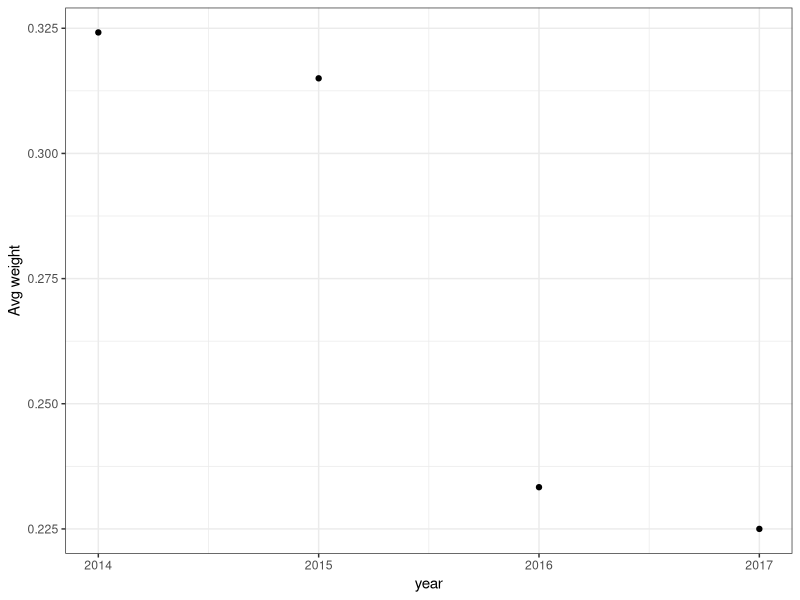
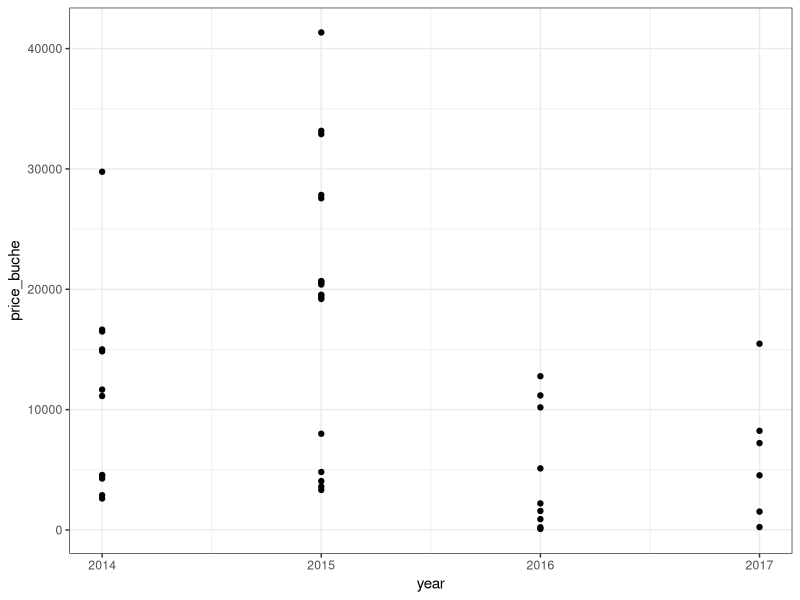
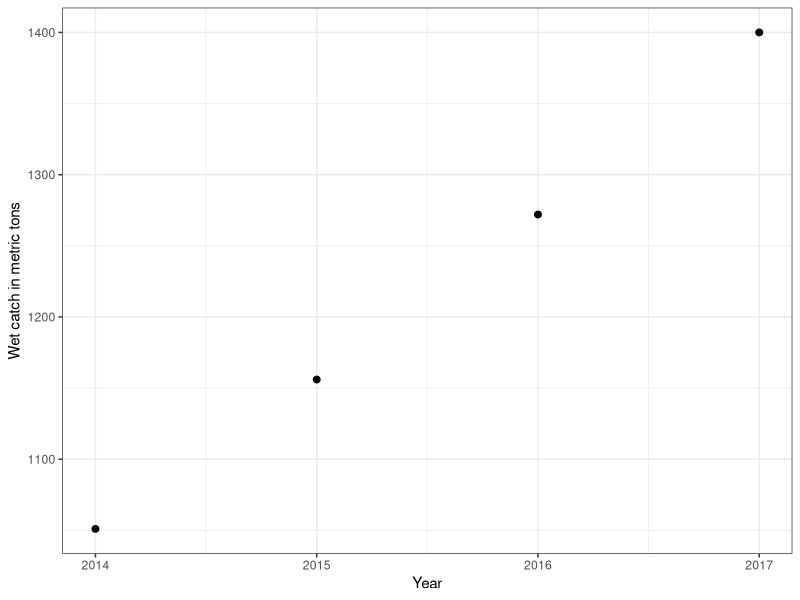
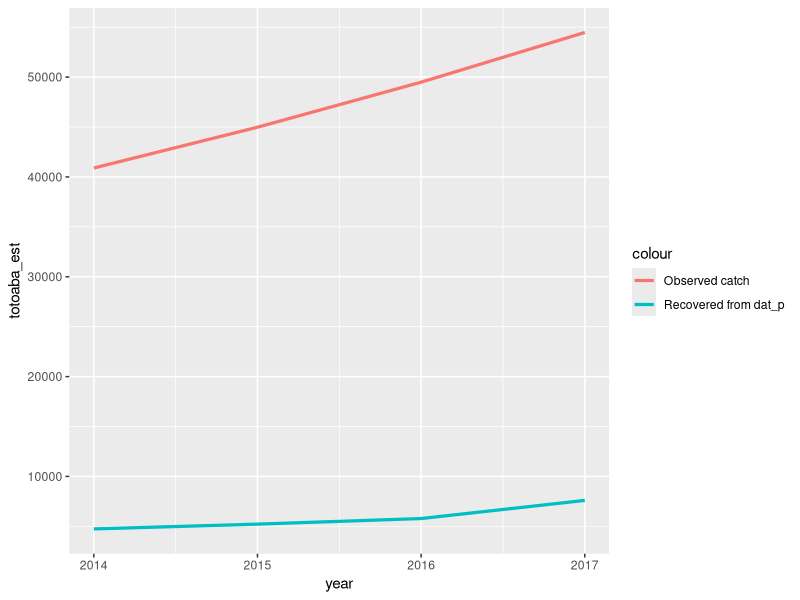
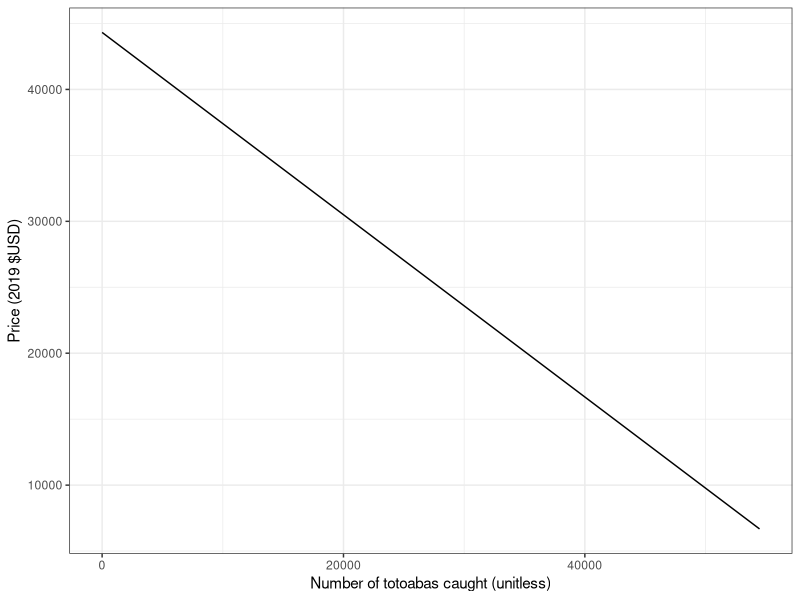
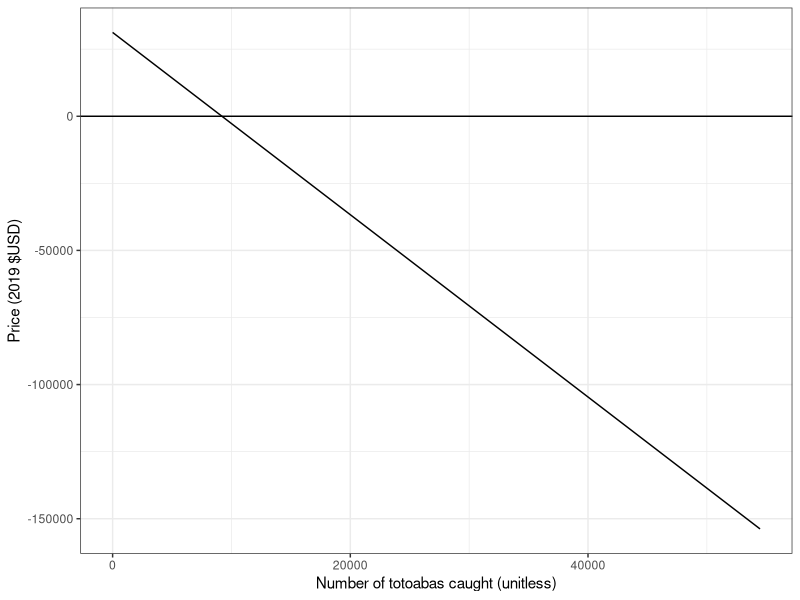
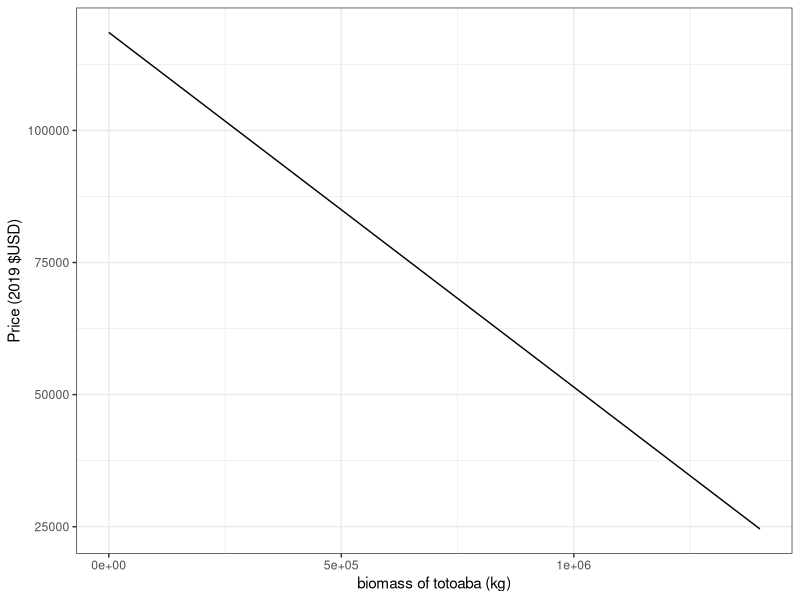
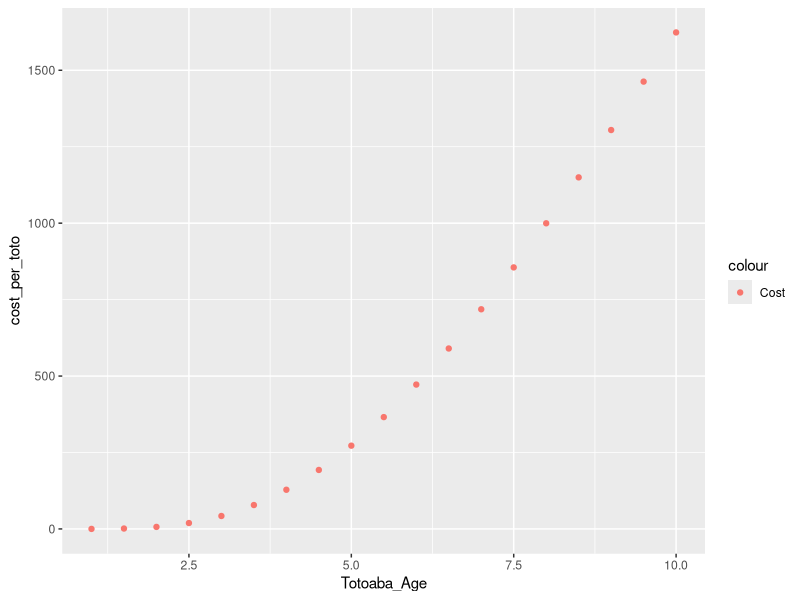

Write the R code that produced these figures, in order.
## ---- chunk 1
knitr::opts_chunk$set(echo = F)
library(tidyverse)
library("ggsci")
library(here)
## ---- chunk 2
dat_p = read.csv(here("data","andrew","dat_p.csv")) #Price-quantity data (OG Paper)
dat_b = read.csv(here('data', 'andrew', "dat_bc.csv"))
## ---- chunk 3
dat_p %>% 
  group_by(year) %>%
 summarise_at(vars(kg), list(name = mean))%>%
  ggplot(aes(x = year,  y = name))+
  geom_point()+
  theme_bw()+
  ylab('Avg weight')
## ---- chunk 4
dat_p = dat_p %>%
  mutate(price_buche = g*p,
         price_kg = p*1000, 
         price_buche_kg = price_buche*1000)
dat_p %>%
  ggplot(aes(x=year))+
  geom_point(aes(y = price_buche))+
  theme_bw()
## ---- chunk 5
dat_b %>% subset(y>2013)%>%
  ggplot(aes(x=y, y= c))+
  geom_point(size = 2)+
  theme_bw()+
  ylab("Wet catch in metric tons")+
  xlab('Year')
## ---- chunk 6
dat_p = dat_p %>% mutate(totoaba = (q*1000)/.5)
dat_b = dat_b %>% mutate(totoaba = (c*1000/25.7))

data.frame( totoaba_est = dat_p %>% select(totoaba) %>% unique() %>% pull(),
            totoaba_obs = dat_b %>% subset(y>2013) %>% select(totoaba)%>%pull(),
            year = c(2014, 2015, 2016, 2017))%>%
  ggplot(aes(x=year))+
  geom_line(aes(y = totoaba_est, colour= 'Recovered from dat_p'), linewidth = 1.1)+
  geom_line(aes(y = totoaba_obs, colour = 'Observed catch'), linewidth = 1.1)
  
## ---- chunk 7
results = data.frame()
new_dat = merge(dat_b %>% subset(y>2013) %>% select(y,totoaba) %>%rename(year=y), dat_p %>% select(year, price_buche))
model = lm(price_buche ~ totoaba, data = new_dat)
summary(model)

demand = function(totoaba){
  y = model$coefficients[1] + model$coefficients[2]*totoaba
  return(y)
}

data.frame(x = seq(1,max(dat_b %>% subset(y>2013)%>%select(totoaba)))) %>%
  mutate(demand = demand(x))%>%
  ggplot(aes(x = x, y = demand))+
  geom_line()+
  xlab('Number of totoabas caught (unitless)')+
  ylab('Price (2019 $USD)')+
  theme_bw()

results = results %>% rbind(model$coefficients)
## ---- chunk 8
new_dat = dat_p %>% select(price_buche, totoaba)
model = lm(price_buche ~ totoaba, data = new_dat)
summary(model)

demand = function(totoaba){
  y = model$coefficients[1] + model$coefficients[2]*totoaba
  return(y)
}

data.frame(x = seq(1,max(dat_b %>% subset(y>2013)%>%select(totoaba)))) %>%
  mutate(demand = demand(x))%>%
  ggplot(aes(x = x, y = demand))+
  geom_line()+
  xlab('Number of totoabas caught (unitless)')+
  ylab('Price (2019 $USD)')+
  theme_bw()+
  geom_hline(yintercept=0)

results = results %>% rbind(model$coefficients)
## ---- chunk 9
colnames(results) = c('Intercept (alpha)', 'beta')
print(results)
## ---- chunk 10
results = results[1,]
## ---- chunk 11
conv = .5/25.7
## ---- chunk 12
new_dat = merge(dat_b %>% 
                  subset(y>2013) %>% 
                  select(y,c) %>%
                  rename(year=y), 
                dat_p %>% 
                  select(year, price_buche, price_kg))

new_dat = new_dat %>% mutate(c_kg = c*1000,
                             c_buche_kg = c_kg * conv,
                             c_buche = c * conv)

model  = lm(price_kg ~ c_kg, data = new_dat)
model2 = lm(price_kg ~ c_buche_kg, data = new_dat)

demand = function(biomass){
  y = model$coefficients[1] + model$coefficients[2]*biomass
  return(y)
}

data.frame(x = seq(1,max(new_dat %>%select(c))*1000, 10)) %>%
  mutate(demand = demand(x))%>%
  ggplot(aes(x = x, y = demand))+
  geom_line()+
  xlab('biomass of totoaba (kg)')+
  ylab('Price (2019 $USD)')+
  theme_bw()

summary(model)
## ---- chunk 13
df_wild = read.csv(here('data', 'w_par.csv'))
W = 8215
c = 68
results = results %>% cbind(W,c)
print(results)
## ---- chunk 14
df_farm = read.csv(here("data", "aqua_par_farm.csv"))
df_farm = df_farm %>%
  mutate(cost_per_toto = Cost_feed_kgyear/Number_Individuals)
df_farm %>% ggplot(aes(x=Totoaba_Age))+
  geom_point(aes(y=cost_per_toto, colour = 'Cost'))

## ---- chunk 15

r = 0.039
k = 20226 # in metric tons of biomass from INAPESCA
k_ = k*1000 # in kilos

catchability = 0.0005526788# in vessel trips ^-1


results = results %>% cbind(r, k_, catchability)
## ---- chunk 16
dat_w = read.csv(here("data", "w_par.csv"))
max_E = sum(dat_w$total_fleet_days_year)
## ---- chunk 17


# Define coefficients for average costs in different estimation scenarios
avg_cost = 8215.34
min_cost = 3992.27
max_cost = 13327.92

# Define the number of trips as a continuous variable that ranges from 0 to realized trips majored by 50%
values_W = data.frame()

for (x in c(1, 1.2, 1.5)){
  
  trips = seq(0,1920*x,0.1)

# Define total costs based on different estimation scenarios
  cost_avg = avg_cost * trips
  cost_min = min_cost * trips
  cost_max = max_cost * trips

# Define trips^2
  trips_2 = trips^2

# Define quadratic cost function as a function of the coefficient W
  quadratic_cost = function(W){
    return(W*trips_2)
  }

# Approach 0 : get average cost and divide by average x
  W_avg_trip = avg_cost/(max(trips)/2)
  Ws = c(W_avg_trip = W_avg_trip)
# Approach 1: minimize sum of pointwise squared differences
  difference = function(W)(sum((cost_avg - W*trips_2)^2))


  res = optimize(difference, interval = c(0,1000))

  costs_estimation = data.frame(trips, 
                                cost_avg,
                                quad_cost_avg = quadratic_cost(W_avg_trip),
                                quad_cost_optim = quadratic_cost(res$minimum))
  Ws = append(Ws, c(W_pointwise = res$minimum))

# Second approach : minimize the sum of squared integral difference
  difference = function(W){
    y1 = W*trips_2
    return( (sum(y1) - sum(cost_avg))^2)
  }

  res = optimize(difference, interval = c(0,1000))

  Ws = append(Ws, c(W_integral = res$minimum))
  costs_estimation = costs_estimation%>%
    mutate(quad_cost_optim2 = quadratic_cost(res$minimum))
  
# Third approahc : find W such that the cost for realized trips (1920) is equal for both specifications
  W_exact = avg_cost/max_E
  Ws = append(Ws, c(W_exact_1920 = W_exact))
  Ws = append(Ws, x=x, 1)
  costs_estimation = costs_estimation%>%
    mutate(quad_cost_exact = quadratic_cost(W_exact))
  
# Fourth approache : equate marginal costs at existing equilibrium point
  # MC = 2*W*E
  # maxE = 1920
  W_MC_storage = c()
  W_MC = avg_cost/(2*max_E)
  Ws = append(Ws, c(MC_eq = W_MC))
  differ = max_E*avg_cost -W_MC*max_E^2 

  costs_estimation = costs_estimation%>%
    mutate(quad_cost_MC = quadratic_cost(W_MC)+ differ)
  values_W = rbind(values_W, Ws)

}
colnames(values_W) = names(Ws)
W_MC = c(avg_cost/(2*max_E), min_cost/(2*max_E), max_cost/(2*max_E))
# Graph : 

costs_estimation%>%
  ggplot(aes(x=trips))+
  geom_line(aes(y=cost_avg, colour = 'linear cost'), linetype = "dashed")+
  geom_line(aes(y = quad_cost_avg, colour = 'With W average of trips'))+
  geom_line(aes(y = quad_cost_optim, colour = 'Optim by pointwise difference'))+
  geom_line(aes(y = quad_cost_optim2, colour = 'Optim by integral difference'))+
  geom_line(aes(y = quad_cost_exact, colour = 'Linear = quadratic at historical equilibrium'))+
  geom_line(aes(y = quad_cost_MC, colour = 'MC equal at historical equilibrium'))+
  #geom_vline(xintercept = 1920)+
  theme_bw()+
  scale_color_aaas()
print(Ws)
## ---- chunk 18
results = results %>% cbind(W_MC)
## ---- chunk 19
# Demand for totoaba buche : USD per unit of biomass of totoaba
alpha = model$coefficients[1] # Choke price in USD 
beta = -model$coefficients[2] # Demand coefficient for 

demand = function(buche){
  # Yields price per kilogram of totoaba
  price = alpha - beta*buche
  names(price) = c('price')
  return(price)
}

# Growth function for totoaba biomass (in kilograms)
growth = function(x){
  y = r*x*(1-x/k_)
  return(y)
}
# conversion rate of totoaba biomass to buche biomass
conv = .5/25.7

# Catchability
sigma = 0.0005526788

# Cost parameters:
W = W_MC[1]

# gamma & v per kilogram of totoaba
dat_aqua = read.csv(here('data', 'aqua_par_farm.csv'))
dat_aqua = dat_aqua %>%
  mutate(cost_per_kilo_toto = Totoaba_Age*2,
         cost_per_kilo_buche = cost_per_kilo_toto/conv)

gamma = dat_aqua %>% subset(Gamma>0.6 & Gamma < .65) %>% select(Gamma) %>% pull()
v = dat_aqua %>% subset(Gamma>0.6 & Gamma < .65) %>% select(cost_per_kilo_toto) %>% pull()

# Cost parameter for monopoly : 
c = 2657.41 # per metric ton of totoaba
c = c/1000
## ---- chunk 20
qty_monop = function(x){
 y = (alpha - c)*sigma^2 * x^2 / (2*beta* sigma^2 * x^2 + 2*W)
 return(y)
}

result1 = data.frame( x = seq(1, k_, 10))%>%
  mutate(growth = growth(x),
         qty_monop = qty_monop(x),
         differ = growth - qty_monop)

result1 %>% subset(differ <1 & differ >-1)

#result1 %>% ggplot(aes(x=x))+
#  geom_line(aes(y = growth))+
#  geom_line(aes(y = qty_monop))+
#  geom_vline(xintercept =8447*1000)

result1 %>% ggplot(aes(x = x, y = growth)) +geom_line()
result1 %>% ggplot(aes(x = x, y = qty_monop)) +geom_line()
